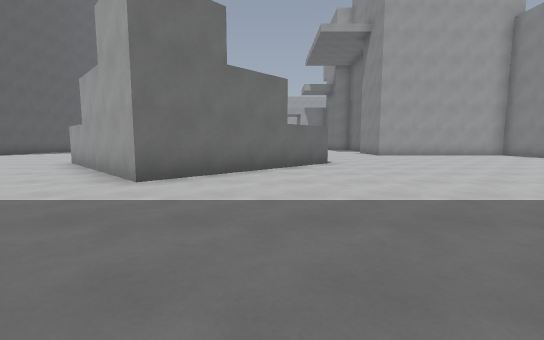
[1] (above)

24 first-person views from a walk through a Godot game level. The camera is 1.2 m above the floor, tilts 6° down and sees 90° across. The floor is counted in squares, 2 m on a side. Each view is taken from the middle of a square. On the plan, view 1 faces up. The plan holds only what a view shows up to about 9 squares ahead; the rest is blank. The place goes on beyond the plan.

[2]
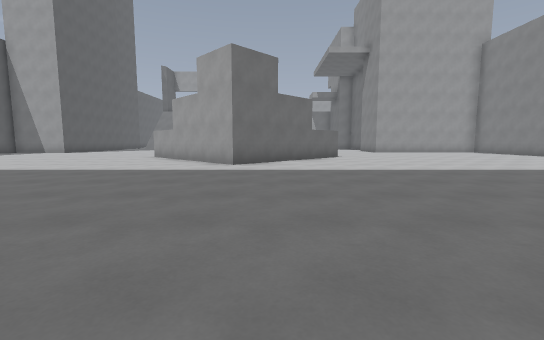

[3]
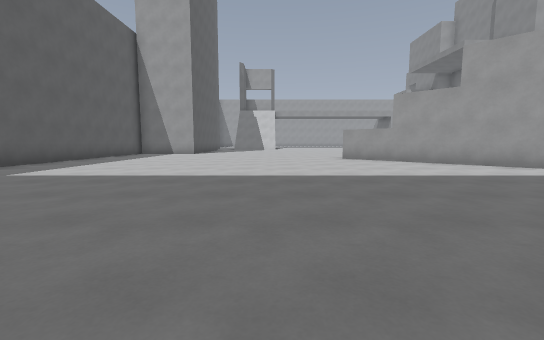

[4]
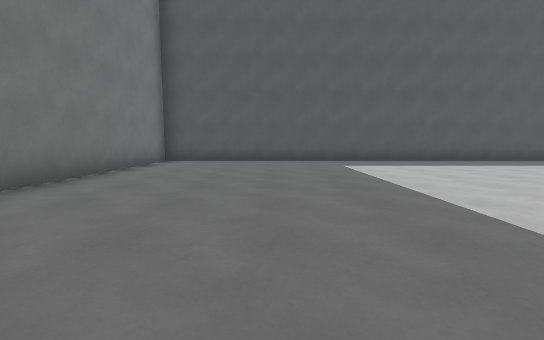

[5]
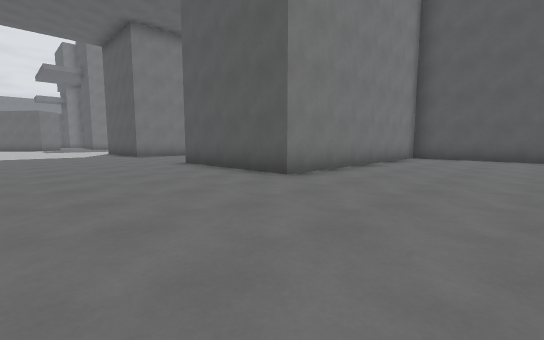

[6]
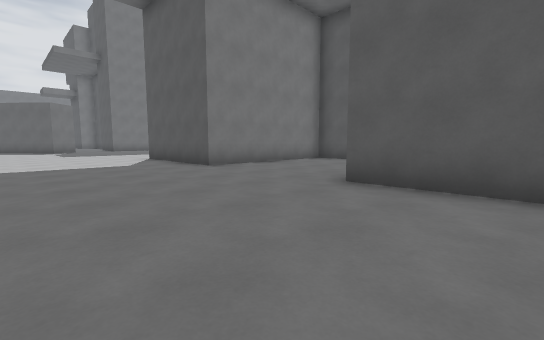

[7]
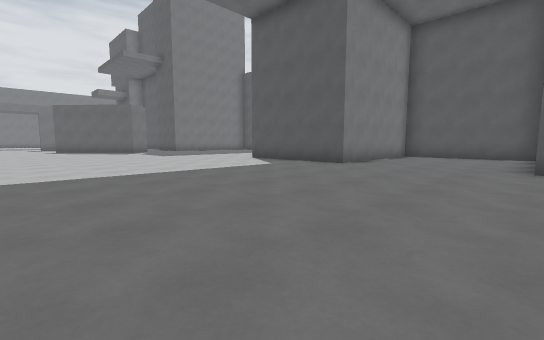

[8]
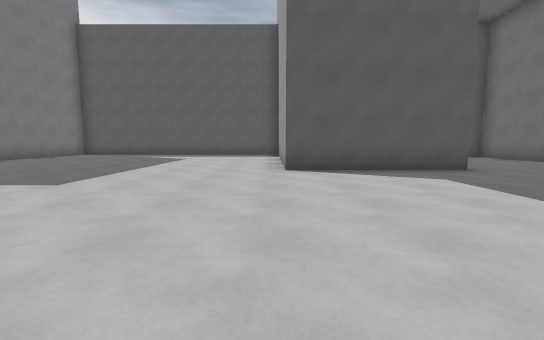

[9]
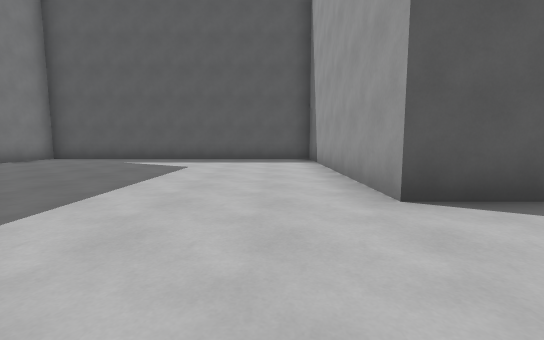

[10]
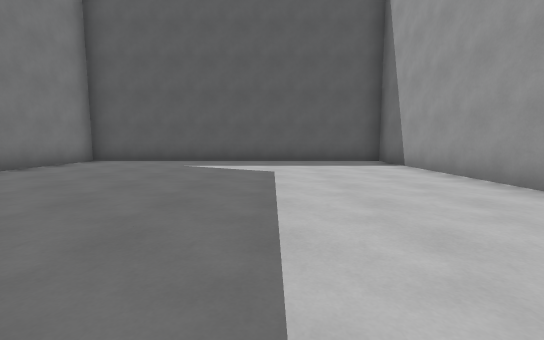

[11]
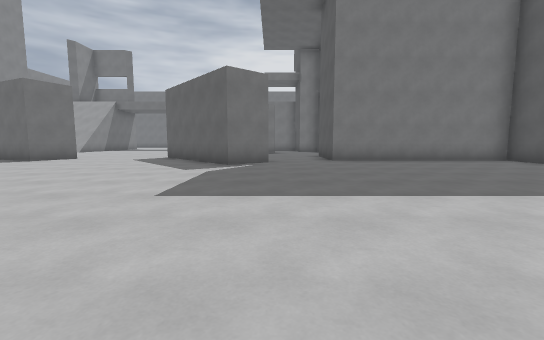

[12]
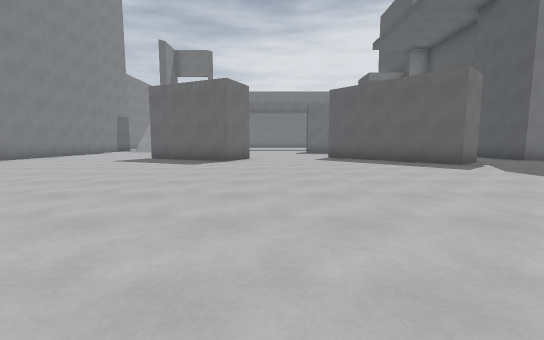

[13]
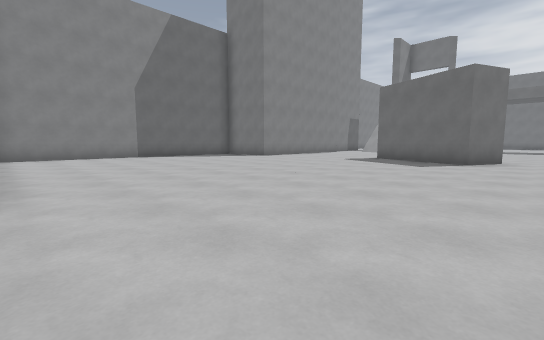

[14]
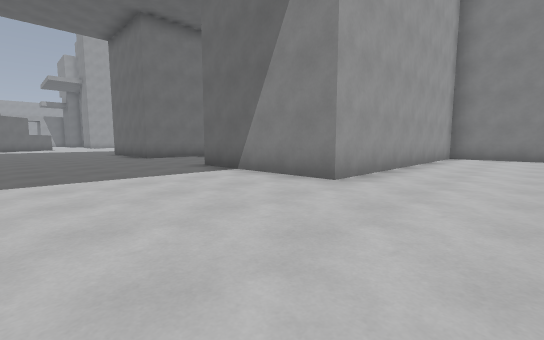

[15]
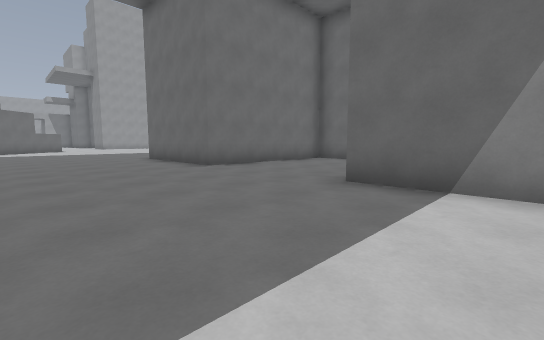

[16]
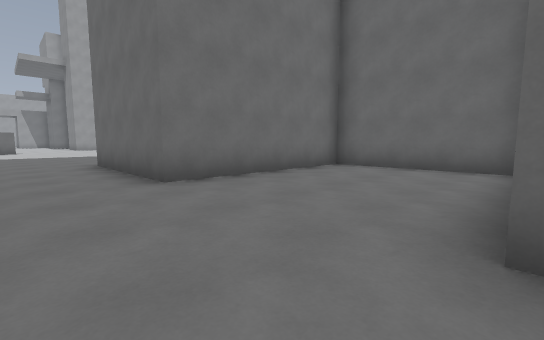

[17]
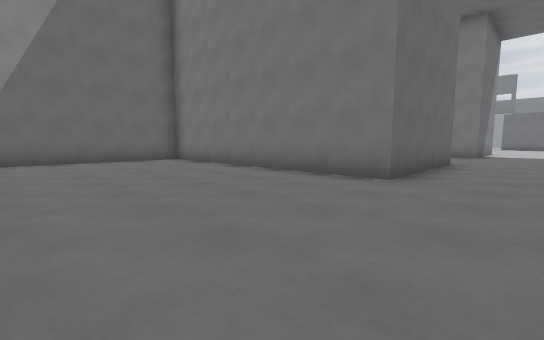

[18]
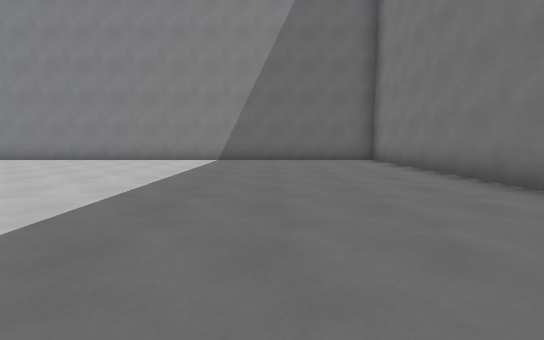

[19]
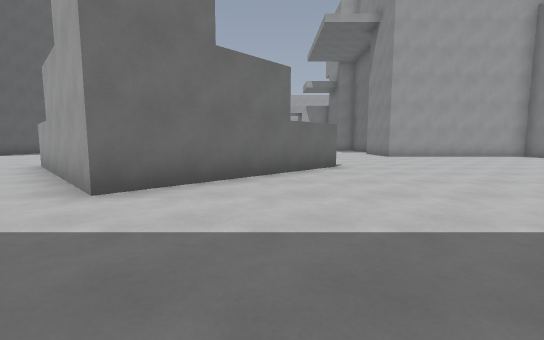

[20]
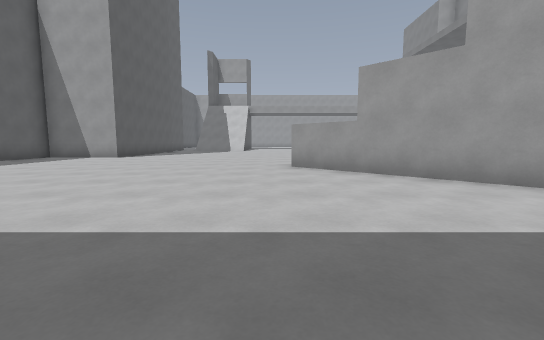

[21]
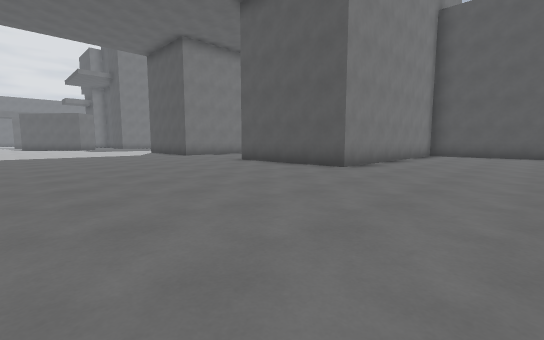

[22]
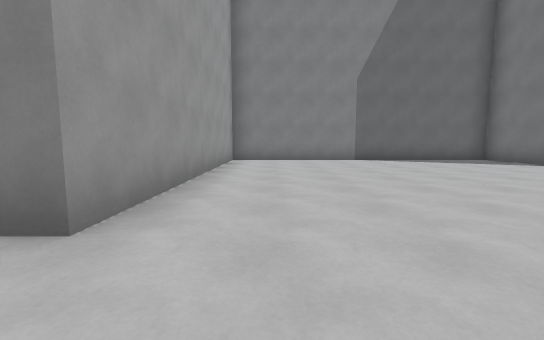

[23]
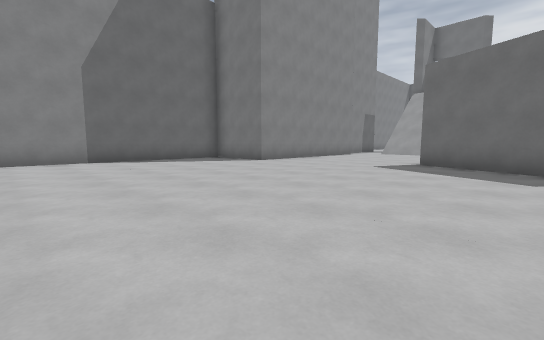

[24]
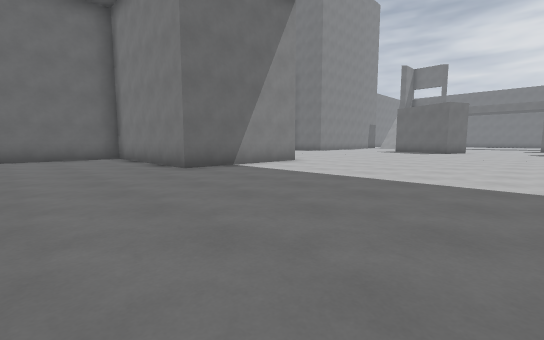

### Floor plan
Points are (right, up) in squares from view 1. A wall is a line through its corners. A room is listed if a view was taken in it or the views show most of it. See-through windows are left out.
Room 1 (views 1, 2, 3, 4, 5, 6, 7, 8, 9, 10, 11, 12, 13, 14, 15, 16, 17, 18, 19, 20, 21, 22, 23, 24)
walls: (-9.9, -6.1) (-11.1, -6.1); (-11, -9.9) (-7.7, -9.9) (-7.7, -13.7) (-14.4, -13.7) (-14.4, -22.5); (-12.3, -6.1) (-12.3, -7.5); (7.3, -9.8) (7.3, -6.1) (2.7, -6.1) (2.7, -2.3) (9.9, -2.3) (9.9, 9.9); (-6.9, -21.8) (-5.9, -20.9) (-4.1, -23.1); (1.6, 7.6) (-2, 4) (-5.6, 7.6); (-0.2, -23.5) (0.3, -22.2) (3.1, -23.5); (9.9, -21.5) (9.9, -13.7) (2.7, -13.7) (2.7, -9.9) (7, -9.9); (-14.4, 10.1) (-14.4, -2.3) (-7.7, -2.3) (-7.7, -6.1)
objects: other object (-9, -23); other object (8, -23) to (10, -22)

Positions as (right, up) in squares from view 1, and headings:
1: (0, 0), facing up
2: (-1, -3), facing up
3: (-8, -2), facing up
4: (-6, 1), facing left
5: (-4, 1), facing down-left
6: (-4, -4), facing down-left
7: (-1, -6), facing down-left
8: (-2, -14), facing left
9: (-5, -15), facing left
10: (-6, -17), facing left
11: (-7, -14), facing down
12: (-1, -14), facing down
13: (-1, -14), facing down-right
14: (-1, -16), facing up-right
15: (-1, -12), facing up-right
16: (1, -10), facing up-right
17: (1, 2), facing down-right
18: (1, 1), facing right
19: (0, 1), facing up
20: (-6, 1), facing up
21: (-2, 1), facing down-left
22: (1, -15), facing right
23: (1, -16), facing down-right
24: (-3, -7), facing down-right
